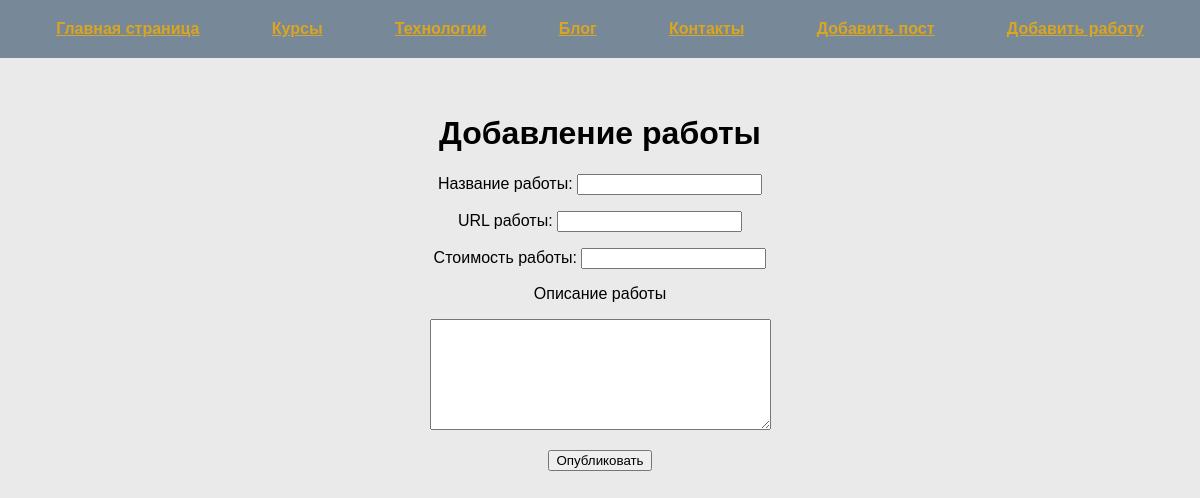
Page /add_work on the committed database.
### tables this page shows
CREATE TABLE mainmenu(
id INTEGER PRIMARY KEY AUTOINCREMENT,
title TEXT NOT NULL,
url TTEXT NOT NULL
    );

### first.py (the view, shortened to what this page needs)
@app.route("/add_work", methods=["POST", "GET"])
def add_work():
    db = get_db()
    dbase = FDataBase(db)
    return render_template('add_work.html', menu=dbase.get_menu(), title="Добавление работы")

### FDataBase.py (called while the page is built)
    def get_menu(self):
        sql = "SELECT * FROM mainmenu"
        try:
            self.__cur.execute(sql)
            res = self.__cur.fetchall()
            if res:
                return res
        except IOError:
            print("Ошибка чтения из БД")
        return []

### first.py (called while the page is built)
def connect_db():
    con = sqlite3.connect(app.config['DATABASE'])
    con.row_factory = sqlite3.Row
    return con

def get_db():
    if not hasattr(g, 'link_db'):
        g.link_db = connect_db()
    return g.link_db

### templates/add_work.html (shortened to what this page needs)
{% extends "base.html"  %}
{% block menu %}
{{ super() }}
{% endblock %}
{% block content %}
<form action="{{url_for('add_work')}}" method="post" class="form-contact">
  <p>Название работы: <input type="text" name="name" required></p>
  <p>URL работы: <input type="text" name="url" required></p>
  <p>Стоимость работы: <input type="number" name="price" required></p>
  <p>Описание работы</p>
  <p><textarea name="work" cols="40" rows="7"></textarea></p>
  <p><input type="submit" value="Опубликовать"></p>
</form>
{% endblock %}

### templates/base.html (shortened to what this page needs)
<!DOCTYPE html>
<html lang="en">
<head>
    <link rel="stylesheet" href="{{ url_for('static', filename='css/style.css') }}">
</head>
<body>
    {% block menu %}
    <ul class="menu">
        {% for m in menu %}
        <li>
            <a href="{{ m.url }}">{{ m.title }}</a>
        </li>
        {% endfor %}
    </ul>
<div class="page">
    <div class="text">
    {% endblock %}
        <h1 class="title">{{title}}</h1>
        {% block content %}
        {% endblock %}
    </div>
</div>
</body>
</html>

### static/css/style.css (style rules this page uses)
body { background: #eaeaea; margin: 0; padding: 0; font-family: Verdana, Geneva, Tahoma, sans-serif; }
.menu { background: lightslategrey; list-style: none; display: flex; justify-content: space-around; padding: 20px; margin-top: 0; }
.page { max-width: 1200px; margin: 0 auto; padding: 20px; box-sizing: border-box; text-align: center; }
.title { text-align: center; }
.menu a { font-weight: bold; color: goldenrod; }
ul { list-style: none; padding: 0; }

### rows in the picture
mainmenu: title "Главная страница"
mainmenu: title "Курсы"
mainmenu: title "Технологии"
mainmenu: title "Блог"
mainmenu: title "Контакты"
mainmenu: title "Добавить пост"
mainmenu: title "Добавить работу"

### other values in the picture
{{ title }} "Добавление работы"
